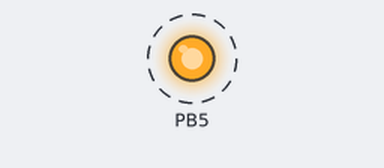
Bench run of a program on a simulated ATmega328P, built with avr-gcc and emulated at 16 MHz. On the bench: output pins drawn as LEDs (lit = HIGH). Dashed ring = blinking.

Above: at 0.05 s.
Timing chart, 0 to 3.0 s (numbered marks = the images above):
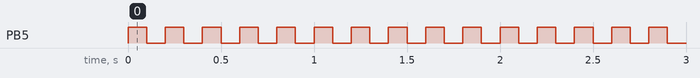

Measured:
- by itself, PB5: alternates HIGH for 0.10 s and LOW for 0.10 s

The program:

main.cpp
```cpp
/*
 * Ex04.cpp
 *
 * Created: 21/09/2022 07:39:20
 * Author : Desenvolvimento
 */

#define F_CPU 16000000UL // 16 MHz clock speed

#include <avr/io.h>
#include <util/delay.h>

//PB5 - Led da placa


int main(void)
{
    /* Replace with your application code */
	DDRB = 0b00100000; //Habilita o pino PB5 como saída
    while (1)
    {
		PORTB = 0b00100000;	//PB5 = 1
		_delay_ms(100);
		PORTB = 0b00000000;	//PB5 = 0
		_delay_ms(100);
    }
}
```
